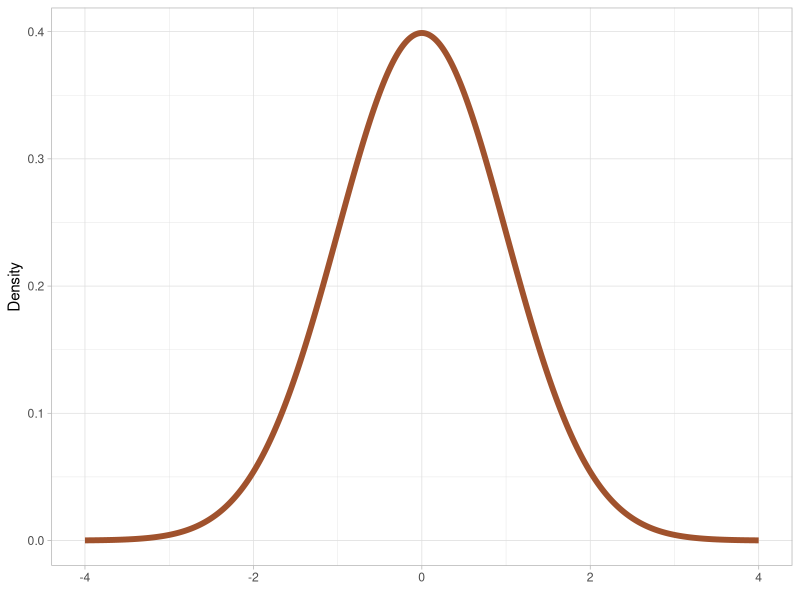
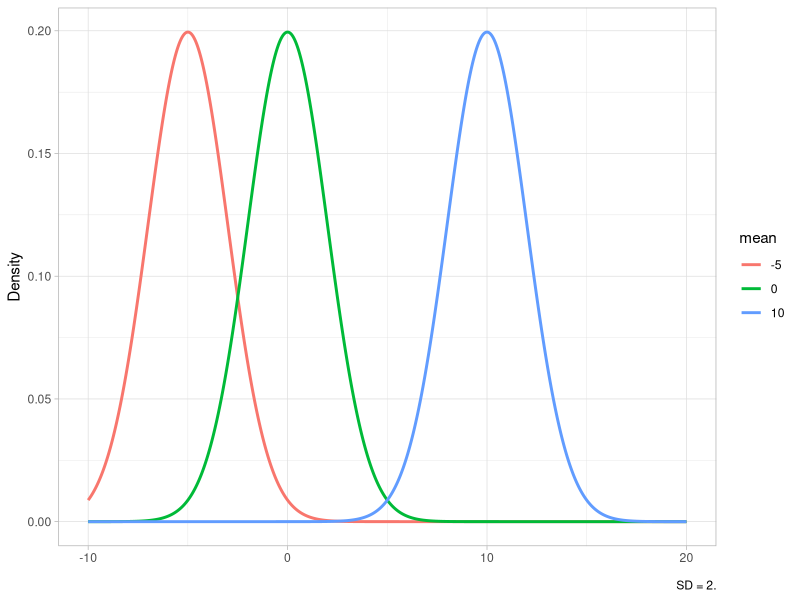
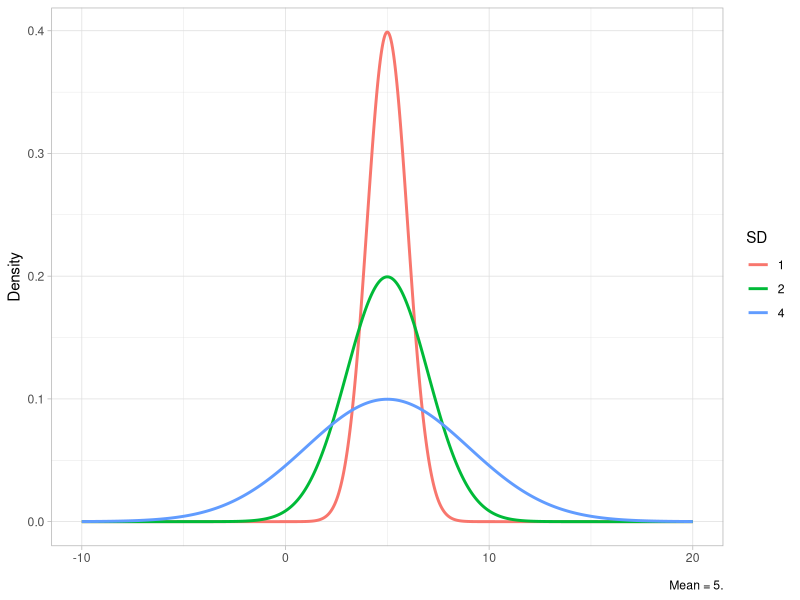

Recreate these plots in R, in order.
## ---- chunk 1
#| label: setup
#| include: false

library(tidyverse)
theme_set(theme_light())
## ---- chunk 2
#| label: fig-gauss
#| fig-caption: "The Gaussian probability distribution."
#| code-fold: true

ggplot() +
  aes(x = seq(-4, 4, 0.01), y = dnorm(seq(-4, 4, 0.01))) +
  geom_path(colour = "sienna", linewidth = 2) +
  labs(
    x = element_blank(), y = "Density"
  )

## ---- chunk 3
#| label: fig-gauss-msd
#| layout-ncol: 2
#| fig-cap: "Illustrating Gaussian distributions with different means and standard deviations."
#| fig-subcap: 
#|   - "Different means, same SD."
#|   - "Same mean, different SDs."
#| code-fold: true

x <- seq(-10, 20, length.out = 1000)
means <- c(0, -5, 10)
sd_fixed <- 2

df_means <- crossing(x = x, mean = means) |> 
  mutate(
    y = dnorm(x, mean = mean, sd = sd_fixed),
    mean = factor(mean)
  ) |> 
  arrange(mean, x)

mu <- ggplot(df_means, aes(x = x, y = y, color = mean)) +
  geom_line(linewidth = 1) +
  labs(x = element_blank(), y = "Density", caption = "SD = 2.")

sds <- c(1, 2, 4)
mean_fixed <- 5

df_sds <- crossing(x = x, SD = sds) |> 
  mutate(
    y = dnorm(x, mean = mean_fixed, sd = SD),
    SD = factor(SD)
  ) |> 
  arrange(SD, x)

sig <- ggplot(df_sds, aes(x = x, y = y, color = SD)) +
  geom_line(linewidth = 1) +
  labs(x = element_blank(), y = "Density", caption = "Mean = 5.")

plot(mu)
plot(sig)

